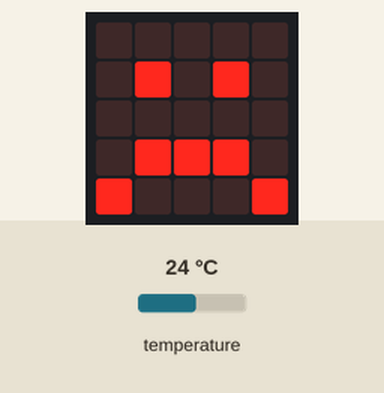
Bench run of a program on a simulated BBC micro:bit (MakeCode). Parts: the board's 5×5 LED display. The inputs (shaded band) are chosen by the test bench; at power-on: temperature 24 °C.

Above: at 1.2 s.
1.3 s: temperature set to 25.4 °C
4.6 s: temperature set to 26.8 °C
At 5.3 s:
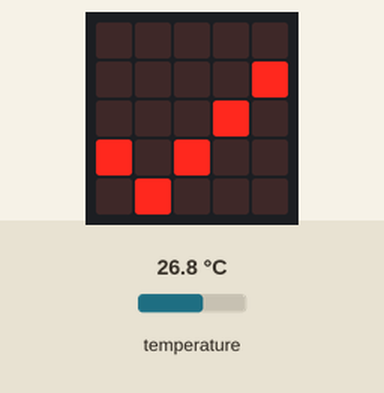
7.9 s: temperature set to 33.5 °C
9.4 s: temperature set to 34.3 °C
At 10.4 s:
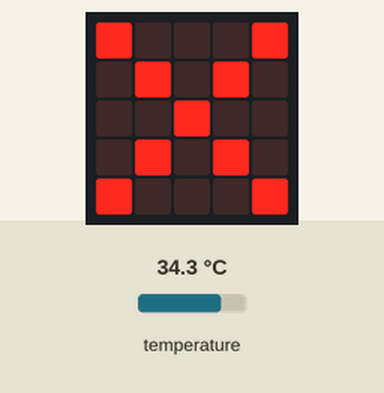
12.7 s: temperature set to 12 °C
At 13.5 s:
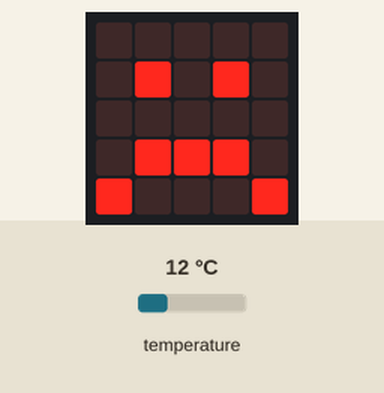
15.7 s: temperature set to 28 °C
At 16.6 s:
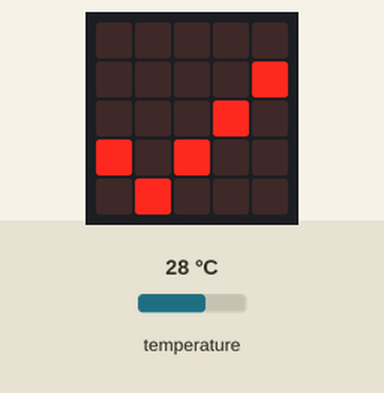
Timing chart, 0 to 18.7 s (numbered marks = the images above; inputs shaded):
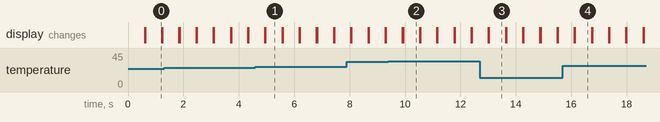

The program:

main.ts
```typescript
basic.forever(function () {
    if (input.temperature() < 26) {
        basic.showIcon(IconNames.Sad)
        basic.clearScreen()
    } else {
        if (input.temperature() >= 26 && input.temperature() < 34) {
            basic.showIcon(IconNames.Yes)
            basic.clearScreen()
        } else {
            if (input.temperature() >= 34) {
                basic.showIcon(IconNames.No)
                basic.clearScreen()
            }
        }
    }
})
```

test.ts
```typescript
// aquí va el archivo "tests"; esto no se compilará cuando este paquete se utilice como una extensión.
```

Measured:
- the behaviour switches between 25.9 and 26 °C on temperature (found by bisection; images 0 and 1)
- the behaviour switches between 33.9 and 34 °C on temperature (found by bisection; images 1 and 2)
- after the input at 4.6 s, the display: first differs from a run without the input after 0.36 s (image 1)
- after the input at 9.4 s, the display: first differs from a run without the input after 0.53 s (image 2)
- after the input at 12.7 s, the display: first differs from a run without the input after 0.33 s (image 3)
- after the input at 15.7 s, the display: first differs from a run without the input after 0.43 s (image 4)
- what the display in image 0 shows lasts 0.6 s, from 0.6 s to 1.2 s
